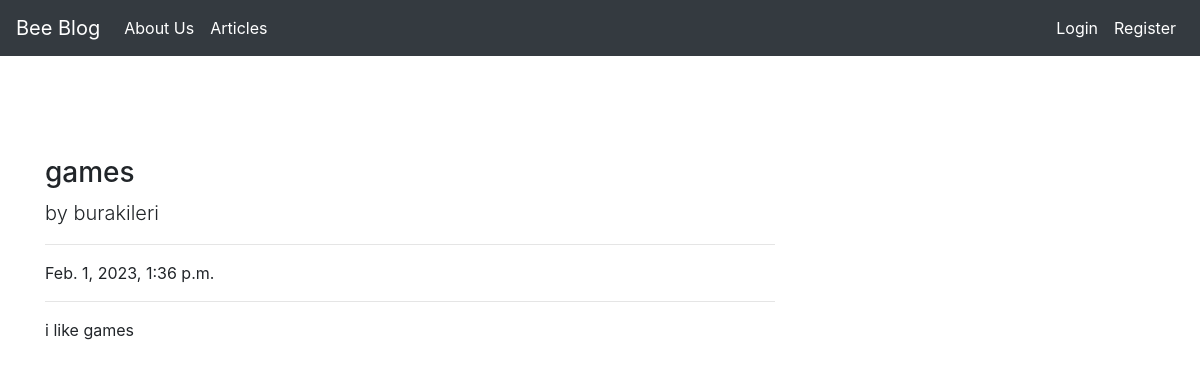
Screenshot of /articles/article/2 with the database file from the repository.
### article/models.py (models this page shows, shortened)
class Article(models.Model):
    author=models.ForeignKey("auth.User",on_delete=models.CASCADE)
    title=models.CharField(max_length=50)
    content=RichTextField()
    created_date=models.DateTimeField(auto_now_add=True)
    article_image=models.ImageField(blank=True,null=True,verbose_name="Add image to the article",upload_to='media/')

### article/views.py (the view)
# urls.py: path('article/<int:id>',views.detail,name="detail"),
def detail(request,id):
    article=get_object_or_404(Article,id=id)
    return render(request,"detail.html",{"article":article})

### templates/detail.html (shortened to what this page needs)
{% extends "layout.html" %}
{% block body %}
<div class="row">
    <div class="col-lg-8">
            <h3>{{article.title}}</h3>
            <p class="lead">by
                {{article.author.username}}</p>
            <hr>
            <p>{{article.created_date}}</p>
            <hr>
            <p>
                {{article.content|safe}}
            </p>
    </div>
</div>
{% endblock body %}

### rows the page displays
Article: title "games", author.username "burakileri", created_date "Feb. 1, 2023, 1:36 p.m.", content "i like games"
